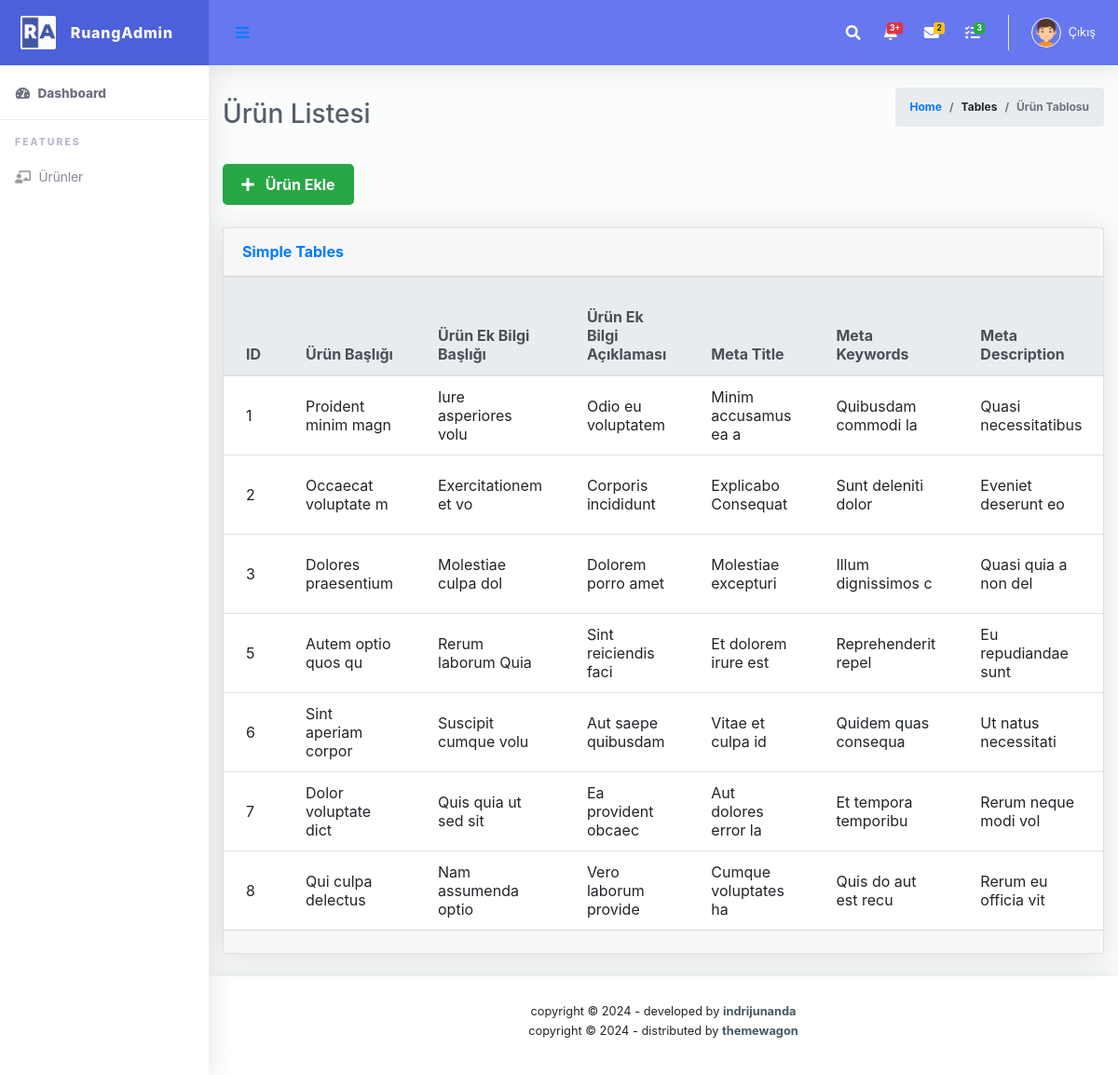
The page /index.php/productcontroller on the database its author committed.
### tables this page shows
CREATE TABLE `products` (
  `id` int(11) NOT NULL,
  `information_title` varchar(255) NOT NULL,
  `additional_information_title` varchar(255) DEFAULT NULL,
  `explanation` text NOT NULL,
  `title` varchar(255) NOT NULL,
  `keywords` varchar(255) DEFAULT NULL,
  `description` text,
  `address` varchar(255) DEFAULT NULL,
  `product_description` text,
  `video_kody` varchar(255) DEFAULT NULL,
  `product_code` varchar(255) NOT NULL,
  `amount` int(11) NOT NULL,
  `extra_discount` decimal(10,2) DEFAULT NULL,
  `tax_rate` decimal(5,2) DEFAULT NULL,
  `sale_price` decimal(10,2) DEFAULT NULL,
  `price_tl` decimal(10,2) DEFAULT NULL,
  `price_usd` decimal(10,2) DEFAULT NULL,
  `price_eur` decimal(10,2) DEFAULT NULL,
  `second_price_tl` decimal(10,2) DEFAULT NULL,
  `falloutofstock` tinyint(1) DEFAULT NULL,
  `situation` enum('Açık','Kapalı') DEFAULT 'Açık',
  `feature_status` tinyint(1) DEFAULT NULL,
  `new_validity_period` date DEFAULT NULL,
  `arrangement` int(11) DEFAULT NULL,
  `show_on_homepage` tinyint(1) DEFAULT NULL,
  `new_product` tinyint(1) DEFAULT NULL,
  `installment` tinyint(1) DEFAULT NULL,
  `validity_period` date DEFAULT NULL,
  `created_at` timestamp NULL DEFAULT CURRENT_TIMESTAMP,
  `updated_at` timestamp NULL DEFAULT CURRENT_TIMESTAMP ON UPDATE CURRENT_TIMESTAMP
);

### application/controllers/ProductController.php (called while the page is built, shortened)
<?php
class ProductController extends CI_Controller
{
	public function __construct()
	{
		$this->load->model('Product_model');
		$this->load->helper('url');
		$this->load->library('upload');
		$this->load->library('session');
	}
	public function index()
	{
		$data['products'] = $this->Product_model->get_all_products_with_images();
		$this->load->view('admin/product/list', $data);
	}
}

### index.php (called while the page is built, shortened)
<?php
require_once BASEPATH.'core/CodeIgniter.php';

### application/models/Product_model.php (called while the page is built, shortened)
<?php
class Product_model extends CI_Model
{
	public function get_all_products_with_images() {
		$this->db->select('products.*, GROUP_CONCAT(product_images.file_name) as images');
		$this->db->from('products');
		$this->db->join('product_images', 'products.id = product_images.product_id', 'left');
		$this->db->group_by('products.id');
		$query = $this->db->get();
		return $query->result();
	}
}

### application/views/admin/product/list.php (the view, shortened to what this page needs)
<?php $this->load->view('layouts/admin/head')   ?>
<div id="wrapper">
	<?php $this->load->view('layouts/admin/sidebar')   ?>
	<div id="content-wrapper" class="d-flex flex-column">
		<div id="content">
			<?php $this->load->view('layouts/admin/header')  ?>
			<div class="container-fluid" id="container-wrapper">
				<div class="d-sm-flex align-items-center justify-content-between mb-4">
					<h1 class="h3 mb-0 text-gray-800">Ürün Listesi</h1>
					<ol class="breadcrumb">
						<li class="breadcrumb-item"><a href="./">Home</a></li>
						<li class="breadcrumb-item">Tables</li>
						<li class="breadcrumb-item active" aria-current="page">Ürün Tablosu</li>
					</ol>
				</div>
				<div class="row mb-4">
					<div class="col-lg-12 text-left">
						<a href="<?php echo site_url('products/create'); ?>" class="add-product-btn">
							<i class="fas fa-plus"></i> Ürün Ekle
						</a>
					</div>
				</div>
				<div class="row justify-content-lg-center">
					<div class="col-lg-12 mb-4">
						<div class="card">
							<div class="card-header py-3 d-flex flex-row align-items-center justify-content-between">
								<h6 class="m-0 font-weight-bold text-primary">Simple Tables</h6>
							</div>
							<div class="table-responsive">
								<table class="table align-items-center">
									<thead class="thead-light">
									<tr>
										<th>ID</th>
										<th>Ürün Başlığı</th>
										<th>Ürün Ek Bilgi Başlığı</th>
										<th>Ürün Ek Bilgi Açıklaması</th>
										<th>Meta Title</th>
										<th>Meta Keywords</th>
										<th>Meta Description</th>
									</tr>
									</thead>
									<tbody>
									<?php foreach ($products as $product): ?>
									<tr>
										<td><?php echo $product->id   ?></td>
										<td><?php echo $product->information_title ?></td>
										<td><?php echo $product->additional_information_title ?></td>
										<td><?php echo $product->explanation ?></td>
										<td><?php echo $product->title ?></td>
										<td><?php echo $product->keywords ?></td>
										<td><?php echo $product->description ?></td>
									</tr>
									<?php endforeach; ?>
									</tbody>
								</table>
							</div>
							<div class="card-footer"></div>
						</div>
					</div>
				</div>
			</div>
		</div>
		<?php $this->load->view('layouts/admin/footer')  ?>
	</div>
</div>

### application/views/layouts/admin/head.php (shortened to what this page needs)
<link href="<?= base_url('assets/vendor/fontawesome-free/css/all.min.css') ?>" rel="stylesheet" type="text/css">
<link href="<?= base_url('assets/vendor/bootstrap/css/bootstrap.min.css') ?>" rel="stylesheet" type="text/css">
<link href="<?= base_url('assets/css/ruang-admin.min.css') ?>" rel="stylesheet">
<link href="https://stackpath.bootstrapcdn.com/bootstrap/4.5.2/css/bootstrap.min.css" rel="stylesheet">
<link href="https://cdnjs.cloudflare.com/ajax/libs/font-awesome/5.15.3/css/all.min.css" rel="stylesheet">

### application/views/layouts/admin/sidebar.php
<ul class="navbar-nav sidebar sidebar-light accordion" id="accordionSidebar">
	<a class="sidebar-brand d-flex align-items-center justify-content-center" href="index.html">
		<div class="sidebar-brand-icon">
			<img src="<?= base_url('assets/img/logo/logo2.png') ?>" alt="Logo">
		</div>
		<div class="sidebar-brand-text mx-3">RuangAdmin</div>
	</a>
	<hr class="sidebar-divider my-0">
	<li class="nav-item active">
		<a class="nav-link" href="">
			<i class="fas fa-fw fa-tachometer-alt"></i>
			<span>Dashboard</span></a>
	</li>
	<hr class="sidebar-divider">
	<div class="sidebar-heading">
		Features
	</div>
	<li class="nav-item">
		<a class="nav-link collapsed" href="<?php echo site_url('products'); ?>"
		   aria-expanded="true" aria-controls="collapseInstructors">
			<i class="fas fa-chalkboard-teacher"></i>
			<span>Ürünler</span>
		</a>
	</li>
</ul>

### application/views/layouts/admin/header.php (shortened to what this page needs)
<nav class="navbar navbar-expand navbar-light bg-navbar topbar mb-4 static-top" >
	<button id="sidebarToggleTop" class="btn btn-link rounded-circle mr-3">
		<i class="fa fa-bars"></i>
	</button>
	<ul class="navbar-nav ml-auto">
		<li class="nav-item dropdown no-arrow">
			<a class="nav-link dropdown-toggle" href="#" id="searchDropdown" role="button" data-toggle="dropdown"
			   aria-haspopup="true" aria-expanded="false">
				<i class="fas fa-search fa-fw"></i>
			</a>
		</li>
		<li class="nav-item dropdown no-arrow mx-1">
			<a class="nav-link dropdown-toggle" href="#" id="alertsDropdown" role="button" data-toggle="dropdown"
			   aria-haspopup="true" aria-expanded="false">
				<span class="badge badge-danger badge-counter">3+</span>
			</a>
		</li>
		<li class="nav-item dropdown no-arrow mx-1">
			<a class="nav-link dropdown-toggle" href="#" id="messagesDropdown" role="button" data-toggle="dropdown"
			   aria-haspopup="true" aria-expanded="false">
				<i class="fas fa-envelope fa-fw"></i>
				<span class="badge badge-warning badge-counter">2</span>
			</a>
		</li>
		<li class="nav-item dropdown no-arrow mx-1">
			<a class="nav-link dropdown-toggle" href="#" id="messagesDropdown" role="button" data-toggle="dropdown"
			   aria-haspopup="true" aria-expanded="false">
				<i class="fas fa-tasks fa-fw"></i>
				<span class="badge badge-success badge-counter">3</span>
			</a>
		</li>
		<li class="nav-item dropdown no-arrow">
			<a class="nav-link dropdown-toggle" href="#" id="userDropdown" role="button" data-toggle="dropdown"
			   aria-haspopup="true" aria-expanded="false">
				<img class="img-profile rounded-circle" src="<?= base_url('assets/img/boy.png') ?>" style="max-width: 60px">
				<span class="ml-2 d-none d-lg-inline text-white small">Çıkış</span>
			</a>
		</li>
	</ul>
</nav>

### application/views/layouts/admin/footer.php
<footer class="sticky-footer bg-white">
	<div class="container my-auto">
		<div class="copyright text-center my-auto">
            <span>copyright &copy; <script> document.write(new Date().getFullYear()); </script> - developed by
              <b><a href="https://indrijunanda.gitlab.io/" target="_blank">indrijunanda</a></b>
            </span>
		</div>
	</div>
	<div class="container my-auto py-2">
		<div class="copyright text-center my-auto">
            <span>copyright &copy; <script> document.write(new Date().getFullYear()); </script> - distributed by
              <b><a href="https://themewagon.com/" target="_blank">themewagon</a></b>
            </span>
		</div>
	</div>
</footer>

### application/views/layouts/admin/head.php (style rules this page uses)
.add-product-btn { display: inline-block; padding: 10px 20px; font-size: 16px; font-weight: bold; color: #fff; background-color: #28a745; border: none; border-radius: 5px; text-align: center; text-decoration: none; transition: background-color 0.3s ease, transform 0.3s ease; }
.add-product-btn i { margin-right: 8px; }
table td { vertical-align: middle !important; height: 60px; }

### rows shown on the page
products: id "1", information_title "Proident minim magn", additional_information_title "Iure asperiores volu", explanation "Odio eu voluptatem", title "Minim accusamus ea a", keywords "Quibusdam commodi la", description "Quasi necessitatibus"
products: id "2", information_title "Occaecat voluptate m", additional_information_title "Exercitationem et vo", explanation "Corporis incididunt", title "Explicabo Consequat", keywords "Sunt deleniti dolor", description "Eveniet deserunt eo"
products: id "3", information_title "Dolores praesentium", additional_information_title "Molestiae culpa dol", explanation "Dolorem porro amet", title "Molestiae excepturi", keywords "Illum dignissimos c", description "Quasi quia a non del"
products: id "5", information_title "Autem optio quos qu", additional_information_title "Rerum laborum Quia", explanation "Sint reiciendis faci", title "Et dolorem irure est", keywords "Reprehenderit repel", description "Eu repudiandae sunt"
products: id "6", information_title "Sint aperiam corpor", additional_information_title "Suscipit cumque volu", explanation "Aut saepe quibusdam", title "Vitae et culpa id", keywords "Quidem quas consequa", description "Ut natus necessitati"
products: id "7", information_title "Dolor voluptate dict", additional_information_title "Quis quia ut sed sit", explanation "Ea provident obcaec", title "Aut dolores error la", keywords "Et tempora temporibu", description "Rerum neque modi vol"
products: id "8", information_title "Qui culpa delectus", additional_information_title "Nam assumenda optio", explanation "Vero laborum provide", title "Cumque voluptates ha", keywords "Quis do aut est recu", description "Rerum eu officia vit"
